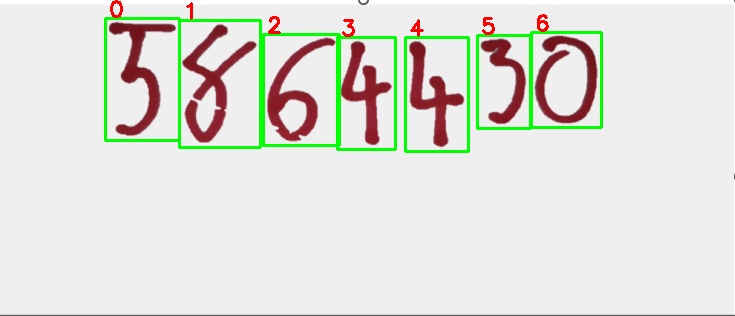
#> input picture src/GUI/outputs/preview_labeled.png, 735 x 316 px
$ python segment.py ../GUI/outputs/preview_labeled.png
#> lines starting #> are read from the running program, lines starting #| are printed output that depends on the picture; after the words box and inside, x2 and y2 are one past the last pixel; in counts of white or black regions, pixels touching at a corner belong together
### src/preprocessing/preprocessing.py
import cv2
import numpy as np
from PIL import Image
import torch
from torchvision import transforms

"""
Preprocessing utilities for segmentation and model input preparation.

Functions:
 - read_image(path, color=True)
 - to_grayscale(img)
 - denoise(img, method='gaussian')
 - otsu_binarize(img)
 - ensure_white_on_black(img)
 - deskew(img)
 - resize_and_center(img, size=(28, 28))
 - prepare_for_fnn(img)
 - prepare_for_cnn(img)
 - prepare_for_seq(img)
 - prepare_for_emnist(img)
"""

MNIST_MEAN = 0.1307
MNIST_STD = 0.3081


# [13 lines left out: function read_image, not called in this run]


def to_grayscale(img: np.ndarray):
    """
    Convert a BGR image to grayscale if necessary.

    :param img: Input image.
    :return: Grayscale image.
    """
    if len(img.shape) == 3:
        return cv2.cvtColor(img, cv2.COLOR_BGR2GRAY)
    return img.copy()


# [53 lines left out: functions denoise, otsu_binarize, enhance_for_models, not called in this run]


def ensure_white_on_black(img: np.ndarray):
    """
    Ensure image polarity is white digits on black background.

    - Compute both normal and inverted Otsu binarizations.
    - Choose the version with smaller foreground area (digits are small).
    - Return a cleaned binary image with digits white on black.

    :param img: Input image.
    :return: Binary image with white foreground on black.
    """
    gray = to_grayscale(img)
    if gray.dtype != np.uint8:
        gray8 = (np.clip(gray, 0, 1) * 255).astype('uint8')
    else:
        gray8 = gray.copy()

    # Compute Otsu binarization (normal and inverted)
    _, th_normal = cv2.threshold(
        gray8, 0, 255, cv2.THRESH_BINARY + cv2.THRESH_OTSU)
    _, th_inv = cv2.threshold(
        gray8, 0, 255, cv2.THRESH_BINARY_INV + cv2.THRESH_OTSU)

    # Foreground area counts
    area_normal = int(np.count_nonzero(th_normal))
    area_inv = int(np.count_nonzero(th_inv))

    # Choose the smaller foreground (digits are small)
    chosen = th_inv if area_inv <= area_normal else 255 - th_normal

    # Apply small morphological opening to reduce noise
    kernel = cv2.getStructuringElement(cv2.MORPH_RECT, (3, 3))
    chosen_clean = cv2.morphologyEx(chosen, cv2.MORPH_OPEN, kernel, iterations=1)
    return chosen_clean


def deskew(img: np.ndarray):
    """
    Deskew a grayscale image using its image moments.

    :param img: Input grayscale image.
    :return: Deskewed image.
    """
    gray = img if img.dtype == np.uint8 else (img * 255).astype('uint8')
    moments = cv2.moments(gray)
    if abs(moments["mu02"]) < 1e-2:
        return gray

    skew = moments["mu11"] / moments["mu02"]
    height, width = gray.shape[:2]
    transform_matrix = np.float32([
        [1, skew, -0.5 * width * skew],
        [0, 1, 0]
    ])
    return cv2.warpAffine(
        gray,
        transform_matrix,
        (width, height),
        flags=cv2.INTER_LINEAR,
        borderMode=cv2.BORDER_REPLICATE
    )


def resize_and_center(img, size=(28, 28), pad=4):
    """
    Resize keeping aspect ratio and center into a target canvas.

    :param img: Grayscale NumPy array (H, W), white foreground on black.
    :param size: Target output size (width, height).
    :param pad: Padding to leave around the digit.
    :return: Resized and centered image.
    """
    height, width = img.shape[:2]

    # Find bounding box of nonzero pixels
    ys, xs = np.where(img > 0)
    if len(xs) == 0:
        return cv2.resize(img, size, interpolation=cv2.INTER_AREA)

    x0, x1 = xs.min(), xs.max()
    y0, y1 = ys.min(), ys.max()
    crop = img[y0:y1 + 1, x0:x1 + 1]

    # Compute scaling to fit within target - padding
    target_w, target_h = size
    max_w = target_w - pad * 2
    max_h = target_h - pad * 2
    ch, cw = crop.shape[:2]
    scale = min(max_w / cw, max_h / ch)
    new_w = max(1, int(cw * scale))
    new_h = max(1, int(ch * scale))
    resized = cv2.resize(crop, (new_w, new_h), interpolation=cv2.INTER_AREA)

    # Center resized digit on black background
    canvas = np.zeros(size, dtype=np.uint8)
    x_off = (target_w - new_w) // 2
    y_off = (target_h - new_h) // 2
    canvas[y_off:y_off + new_h, x_off:x_off + new_w] = resized
    return canvas


# [80 lines left out: functions _prepare_image_array, prepare_for_fnn, prepare_for_cnn, prepare_for_seq, prepare_for_emnist, not called in this run]

### src/segmentation/segment.py
import os
from typing import List, Tuple, Optional
import cv2
import numpy as np

from src.preprocessing.preprocessing import (
    to_grayscale,
    denoise,
    otsu_binarize,
    ensure_white_on_black,
    deskew,
    resize_and_center,
)

"""
Segmentation module for isolating and preparing digit images.

Functions:
    segment_image(...) -> Segments digits and returns boxes, crops, and overlay image.
    save_overlay(...) -> Writes overlay image to disk.
    save_crops(...) -> Saves cropped digit images (e.g., segmented_00.png, segmented_01.png).
    build_overlay_image(...) -> Builds a labeled preview overlay with bounding boxes.

CLI Usage:
    python -m src.segmentation.segment path/to/image.png
"""

DEFAULT_OUT_DIR = "outputs"
DEFAULT_BIN_DIR = "binarized"


def _binarize_image(
        img_gray: np.ndarray,
        save_dir: Optional[str] = None
) -> Tuple[np.ndarray, np.ndarray]:
    """
    Apply Otsu thresholding and morphological cleaning to obtain a binary mask.

    :param img_gray: Grayscale input image.
    :param save_dir: Optional directory to save binarized results.
    :return: Tuple of (binary_inv, cleaned) as uint8 arrays.
    """
    blur = cv2.GaussianBlur(img_gray, (5, 5), 0)
    _, th_inv = cv2.threshold(
        blur, 0, 255, cv2.THRESH_BINARY_INV + cv2.THRESH_OTSU
    )
    kernel = cv2.getStructuringElement(cv2.MORPH_RECT, (3, 3))
    cleaned = cv2.morphologyEx(th_inv, cv2.MORPH_OPEN, kernel, iterations=1)

    if save_dir:
        os.makedirs(save_dir, exist_ok=True)
        cv2.imwrite(os.path.join(save_dir, "binarized.png"), th_inv)
        cv2.imwrite(os.path.join(save_dir, "binarized_clean.png"), cleaned)

    return th_inv, cleaned


def find_digit_contours_from_binary(
        binary_img: np.ndarray,
        min_area: int = 50
) -> List[Tuple[int, int, int, int]]:
    """
    Extract bounding boxes for connected components in a binary image.

    :param binary_img: Binary image (white foreground on black background).
    :param min_area: Minimum bounding box area to keep.
    :return: List of bounding boxes sorted from left to right.
    """
    binu = binary_img.copy()
    if binu.dtype != np.uint8:
        binu = (np.clip(binu, 0, 1) * 255).astype("uint8")

    contours, _ = cv2.findContours(
        binu, cv2.RETR_EXTERNAL, cv2.CHAIN_APPROX_SIMPLE
    )

    boxes = []
    height, width = binu.shape[:2]
    for cnt in contours:
        x, y, w, h = cv2.boundingRect(cnt)
        if w * h < min_area:
            continue
        if w >= 0.9 * width and h >= 0.9 * height:
            continue
        boxes.append((x, y, w, h))

    boxes.sort(key=lambda b: b[0])
    return boxes


def crop_from_boxes(
        gray_image: np.ndarray,
        boxes: List[Tuple[int, int, int, int]],
        pad: int = 4
) -> List[np.ndarray]:
    """
    Crop a grayscale image using bounding boxes with optional padding.

    :param gray_image: Input grayscale image.
    :param boxes: List of bounding boxes (x, y, w, h).
    :param pad: Padding around each crop.
    :return: List of cropped grayscale images.
    """
    height, width = gray_image.shape[:2]
    crops = []

    for x, y, w, h in boxes:
        x0 = max(0, x - pad)
        y0 = max(0, y - pad)
        x1 = min(width, x + w + pad)
        y1 = min(height, y + h + pad)
        crop = gray_image[y0:y1, x0:x1]
        crops.append(crop)

    return crops


def save_crops(
        crops: List[np.ndarray],
        out_dir: str = DEFAULT_OUT_DIR,
        prefix: str = "segmented"
):
    """
    Save cropped grayscale digit images to disk.

    :param crops: List of image crops to save.
    :param out_dir: Output directory for saved crops.
    :param prefix: File prefix (e.g., 'segmented').
    :return: List of saved file paths.
    """
    os.makedirs(out_dir, exist_ok=True)
    saved_paths = []

    for i, crop in enumerate(crops):
        fname = f"{prefix}_{i: 02d}.png"
        path = os.path.join(out_dir, fname)
        cv2.imwrite(path, crop)
        saved_paths.append(path)

    return saved_paths


def build_overlay_image(
        color_image: np.ndarray,
        boxes: List[Tuple[int, int, int, int]],
        labels: Optional[List[str]] = None,
        pad: int = 0
):
    """
    Draw bounding boxes (and optional labels) on a color image.

    :param color_image: Input BGR or grayscale image.
    :param boxes: List of bounding boxes (x, y, w, h).
    :param labels: Optional list of labels corresponding to boxes.
    :param pad: Extra padding for drawn rectangles.
    :return: Annotated image with boxes and optional labels.
    """
    vis = color_image.copy()
    if len(vis.shape) == 2:
        vis = cv2.cvtColor(vis, cv2.COLOR_GRAY2BGR)

    for i, (x, y, w, h) in enumerate(boxes):
        cv2.rectangle(
            vis, (x - pad, y - pad), (x + w + pad, y + h + pad), (0, 255, 0), 2
        )
        if labels is not None:
            label = str(labels[i]) if i < len(labels) else str(i)
            cv2.putText(
                vis,
                label,
                (x, max(12, y - 6)),
                cv2.FONT_HERSHEY_SIMPLEX,
                0.7,
                (0, 0, 255),
                2
            )
    return vis


def segment_image(
        image_path: str,
        out_dir: str = DEFAULT_OUT_DIR,
        bin_dir: str = DEFAULT_BIN_DIR,
        pad: int = 4,
        min_area: int = 50,
        save_crops_flag: bool = True,
        return_overlay: bool = True,
):
    """
    Full segmentation pipeline for digit extraction.

    :param image_path: Path to input image.
    :param out_dir: Directory for cropped output images.
    :param bin_dir: Directory for saving binarized intermediates.
    :param pad: Padding around digit bounding boxes.
    :param min_area: Minimum box area to retain.
    :param save_crops_flag: Whether to save cropped digit images.
    :param return_overlay: Whether to return overlay image in result.
    :return: Dictionary containing boxes, crops, overlay, and saved paths.
    """
    if not os.path.exists(image_path):
        raise FileNotFoundError(image_path)

    os.makedirs(out_dir, exist_ok=True)
    os.makedirs(bin_dir, exist_ok=True)

    gray = cv2.imread(image_path, cv2.IMREAD_GRAYSCALE)
    if gray is None:
        raise FileNotFoundError(f"Could not read image: {image_path}")

    # Step 1: Binarize and save results
    _, cleaned = _binarize_image(gray, save_dir=bin_dir)

    # Step 2: Detect bounding boxes
    boxes = find_digit_contours_from_binary(cleaned, min_area=min_area)

    # Step 3: Crop digits from grayscale image
    crops = crop_from_boxes(gray, boxes, pad=pad)

    # Step 4: Deskew, center, and resize to 28x28
    centered_crops = []
    for crop in crops:
        bin_crop = ensure_white_on_black(crop)
        deskewed = deskew(bin_crop)
        centered = resize_and_center(deskewed, size=(28, 28), pad=4)
        centered_crops.append(centered)

    # Step 5: Optionally save crops
    saved_paths = []
    if save_crops_flag:
        saved_paths = save_crops(crops, out_dir=out_dir, prefix="segmented")

    # Step 6: Build overlay visualization
    color_src = cv2.imread(image_path, cv2.IMREAD_COLOR)
    if color_src is None:
        color_src = cv2.cvtColor(gray, cv2.COLOR_GRAY2BGR)
    overlay = build_overlay_image(color_src, boxes, labels=None, pad=pad)

    # Step 7: Save labeled preview overlay
    preview_labels = [str(i) for i in range(len(boxes))]
    preview_path = os.path.join(out_dir, "preview_labeled.png")
    cv2.imwrite(preview_path, build_overlay_image(color_src, boxes, labels=preview_labels, pad=pad))

    result = {
        "image_path": image_path,
        "boxes": boxes,
        "crops": crops,
        "centered_crops": centered_crops,
        "saved_paths": saved_paths,
        "overlay": overlay if return_overlay else None,
        "binary": cleaned,
    }

    return result


def _cli():
    """Command-line interface for quick segmentation testing."""
    import argparse

    parser = argparse.ArgumentParser(description="Segment digits from an input image.")
    parser.add_argument("image", help="Input image path (grayscale or color).")
    parser.add_argument("--out", default=DEFAULT_OUT_DIR, help="Output directory for crops/preview.")
    parser.add_argument("--bin", default=DEFAULT_BIN_DIR, help="Binarized outputs directory.")
    parser.add_argument("--pad", type=int, default=4, help="Padding around boxes when cropping.")
    parser.add_argument("--min-area", type=int, default=50, help="Minimum bounding box area to keep.")
    args = parser.parse_args()

    res = segment_image(args.image, out_dir=args.out, bin_dir=args.bin, pad=args.pad, min_area=args.min_area)
#> in _binarize_image, `_, th_inv = cv2.threshold( blur, 0, 255, cv2.THRESH_BINARY_INV + cv2.T..`:
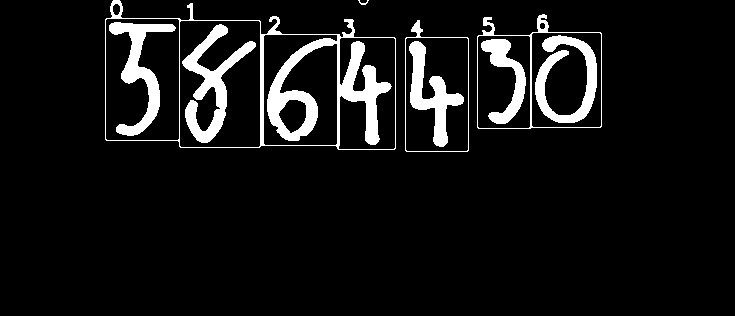
#> th_inv: shape (316, 735); 7.8% white; 9 white regions, largest, box (x1, y1, x2, y2) and area: (105, 0, 396, 150) 6262, (182, 24, 256, 143) 2613, (109, 22, 176, 136) 2243
#> in _binarize_image, `cleaned = cv2.morphologyEx(th_inv, cv2.MORPH_OPEN, kernel, iterations=1)`: cleaned: shape (316, 735); 6.9% white; 15 white regions
#> in find_digit_contours_from_binary, `contours, _ = cv2.findContours( binu, cv2.RETR_EXTERNAL, cv2.CHAIN_APP..`: contours = 15 contours; largest, box (x1, y1, x2, y2) and area: (267, 34, 391, 147) 4626, (182, 24, 256, 143) 2384, (109, 22, 175, 136) 2040, (535, 35, 597, 123) 1928, (409, 41, 464, 147) 1840
#> the loop in find_digit_contours_from_binary, `for cnt in contours:` made 15 passes
#> (x, y, w, h) on passes 1, 2, 3, 4, 6, 7, 8, 9, 10, 11, 12, 13: (409, 41, 55, 106), (481, 39, 45, 85), (535, 35, 62, 88), (267, 34, 124, 113), (343, 29, 12, 9), (182, 24, 74, 119), (109, 22, 66, 114), (411, 20, 12, 18), (344, 19, 9, 9), (483, 17, 12, 19), (268, 16, 13, 19), (537, 14, 12, 19)
#> (cnt, x, y, w, h) on pass 5: ([[260, 34], [260, 145], [263, 145], [263, 34]], 260, 34, 4, 112)
#> after the loop in find_digit_contours_from_binary, `for cnt in contours:`: boxes = 15 items, first 6: (409, 41, 55, 106), (481, 39, 45, 85), (535, 35, 62, 88), (267, 34, 124, 113), (260, 34, 4, 112), (343, 29, 12, 9)
#> in segment_image, `boxes = find_digit_contours_from_binary(cleaned, min_area=min_area)`: boxes = 15 items, first 6: (109, 22, 66, 114), (110, 0, 13, 19), (182, 24, 74, 119), (187, 3, 6, 18), (260, 34, 4, 112), (267, 34, 124, 113)
#> the loop in crop_from_boxes, `for x, y, w, h in boxes:` made 15 passes
#> (x, y, w, h, x0, y0, x1, y1) on passes 1 to 12: (109, 22, 66, 114, 105, 18, 179, 140), (110, 0, 13, 19, 106, 0, 127, 23), (182, 24, 74, 119, 178, 20, 260, 147), (187, 3, 6, 18, 183, 0, 197, 25), (260, 34, 4, 112, 256, 30, 268, 150), (267, 34, 124, 113, 263, 30, 395, 151), (268, 16, 13, 19, 264, 12, 285, 39), (343, 29, 12, 9, 339, 25, 359, 42), (344, 19, 9, 9, 340, 15, 357, 32), (409, 41, 55, 106, 405, 37, 468, 151), (411, 20, 12, 18, 407, 16, 427, 42), (481, 39, 45, 85, 477, 35, 530, 128)
#> pass 1, in crop_from_boxes, `crop = gray_image[y0:y1, x0:x1]`:
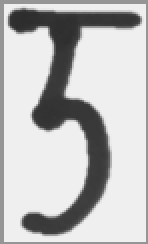
#> crop: shape (122, 74) (shown 2 times larger); min 45, max 239, mean 190.1
#> after the loop in crop_from_boxes, `for x, y, w, h in boxes:`: crops = 15 items
#> the loop in segment_image, `for crop in crops:` made 15 passes
#> (area_normal in ensure_white_on_black, area_inv in ensure_white_on_black, skew in deskew, transform_matrix in deskew, x0 in resize_and_center, x1 in resize_and_center) on passes 1 to 9: (6265, 2763, -0.0107, [[1, -0.0107, 0.394], [0, 1, 0]], 0, 73), (296, 187, 0, [[1, 0, 0], [0, 1, 0]], 0, 20), (7125, 3289, -0.146, [[1, -0.146, 5.98], [0, 1, 0]], 0, 81), (249, 101, -0.0839, [[1, -0.0839, 0.587], [0, 1, 0]], 0, 13), (701, 739, -0.00235, [[1, -0.00235, 0.0141], [0, 1, 0]], 0, 11), (10252, 5720, -0.0426, [[1, -0.0426, 2.81], [0, 1, 0]], 0, 131), (392, 175, -0.0347, [[1, -0.0347, 0.364], [0, 1, 0]], 0, 20), (200, 140, -0.329, [[1, -0.329, 3.29], [0, 1, 0]], 0, 19), (218, 71, 0.409, [[1, 0.409, -3.48], [0, 1, 0]], 2, 16)
#> pass 1, in ensure_white_on_black, `_, th_normal = cv2.threshold( gray8, 0, 255, cv2.THRESH_BINARY + cv2.T..`:
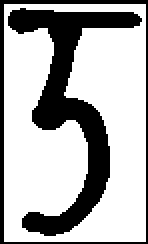
#> th_normal: shape (122, 74) (shown 2 times larger); 69.4% white; 2 black regions, box (x1, y1, x2, y2) and area: (4, 4, 71, 118) 2184, (0, 0, 74, 122) 579
#> pass 1, in ensure_white_on_black, `chosen_clean = cv2.morphologyEx(chosen, cv2.MORPH_OPEN, kernel, iterat..`:
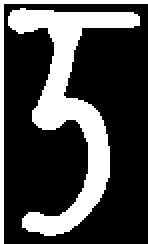
#> chosen_clean: shape (122, 74) (shown 2 times larger); 28.5% white; 2 white regions, box (x1, y1, x2, y2) and area: (4, 4, 70, 118) 2182, (0, 0, 74, 122) 388
#> after the loop in segment_image, `for crop in crops:`: bin_crop: shape (27, 20); 33.1% white; 1 white region, box (x1, y1, x2, y2) and area: (0, 4, 20, 24) 179
#> after the loop in segment_image, `for crop in crops:`:
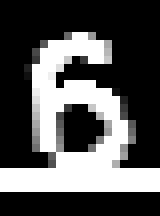
#> deskewed: shape (27, 20) (shown 8 times larger); min 0, max 255, mean 84.5
#> the loop in save_crops, `for i, crop in enumerate(crops):` made 15 passes
#> fname on passes 1 to 12: 'segmented_ 0.png', 'segmented_ 1.png', 'segmented_ 2.png', 'segmented_ 3.png', 'segmented_ 4.png', 'segmented_ 5.png', 'segmented_ 6.png', 'segmented_ 7.png', 'segmented_ 8.png', 'segmented_ 9.png', 'segmented_ 10.png', 'segmented_ 11.png'
#> after the loop in save_crops, `for i, crop in enumerate(crops):`: saved_paths = 15 items, first 6: 'outputs/segmented_ 0.png', 'outputs/segmented_ 1.png', 'outputs/segmented_ 2.png', 'outputs/segmented_ 3.png', 'outputs/segmented_ 4.png', 'outputs/segmented_ 5.png'
#> in segment_image, color_src is the input picture: shape (316, 735, 3); mean B, G, R 219.2, 226, 225.2
#> the loop in build_overlay_image, `for i, (x, y, w, h) in enumerate(boxes):` made 15 passes
#> after the loop in build_overlay_image, `for i, (x, y, w, h) in enumerate(boxes):`:
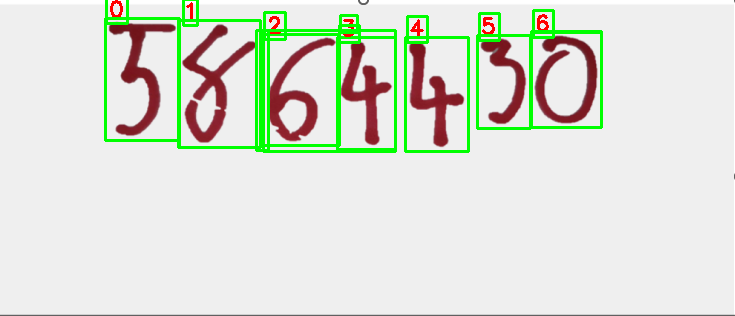
#> vis: shape (316, 735, 3); 1.44% of pixels changed, all inside (x1, y1, x2, y2) = (105, 0, 603, 153)
#> in segment_image, `preview_labels = [str(i) for i in range(len(boxes))]`: preview_labels = ['0', '1', '2', '3', '4', '5', '6', '7', '8', '9', '10', '11', '12', '13', '14']
#> call 2 of build_overlay_image, with pad = 4
#> the loop in build_overlay_image (call 2), `for i, (x, y, w, h) in enumerate(boxes):` made 15 passes
#> (x, y, w, h, label) on passes 1 to 12: (109, 22, 66, 114, '0'), (110, 0, 13, 19, '1'), (182, 24, 74, 119, '2'), (187, 3, 6, 18, '3'), (260, 34, 4, 112, '4'), (267, 34, 124, 113, '5'), (268, 16, 13, 19, '6'), (343, 29, 12, 9, '7'), (344, 19, 9, 9, '8'), (409, 41, 55, 106, '9'), (411, 20, 12, 18, '10'), (481, 39, 45, 85, '11')
#> after the loop in build_overlay_image (call 2), `for i, (x, y, w, h) in enumerate(boxes):`:
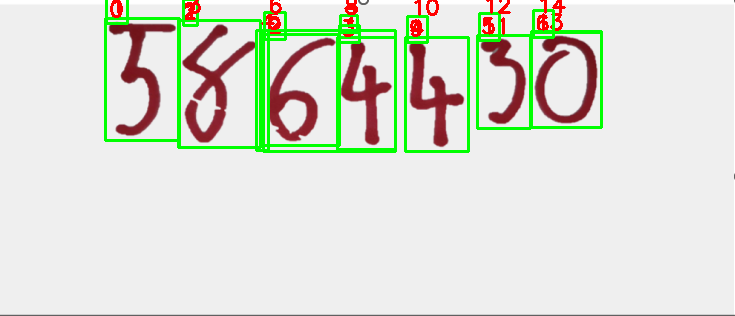
#> vis: shape (316, 735, 3); 1.93% of pixels changed, all inside (x1, y1, x2, y2) = (105, 0, 603, 153)
#> res = 7 items
    print(f"[Segment] Found {len(res['boxes'])} boxes. Saved {len(res['saved_paths'])} crops to {args.out}")
#| [Segment] Found 15 boxes. Saved 15 crops to outputs
    print("Preview written to:", os.path.join(args.out, "preview_labeled.png"))


if __name__ == "__main__":
    _cli()
